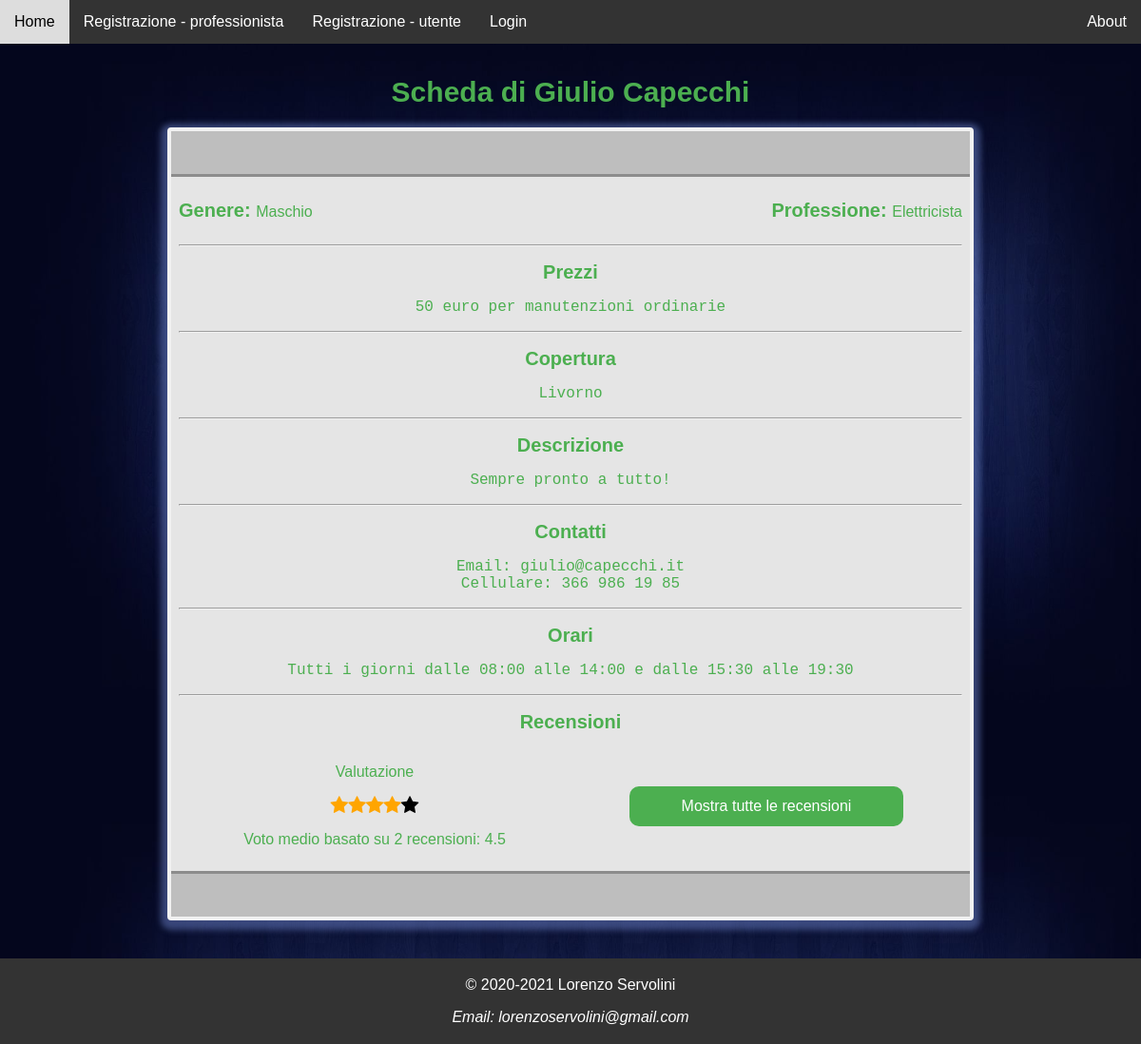
The app's page /php/scheda-personale.php?email=giulio@capecchi.it with its own data.
### tables this page shows
CREATE TABLE IF NOT EXISTS `professionista` (
  `Email` varchar(50) NOT NULL,
  `Password` char(60) NOT NULL,
  `Genere` char(1) NOT NULL,
  `Nome` varchar(20) NOT NULL,
  `Cognome` varchar(15) NOT NULL,
  `Professione` varchar(20) NOT NULL,
  `Prezzi` varchar(130) DEFAULT NULL,
  `Copertura` varchar(1000) NOT NULL,
  `Descrizione` varchar(200) DEFAULT NULL,
  `Contatti` varchar(100) DEFAULT NULL,
  `Orari` varchar(300) DEFAULT NULL,
  `CondivisioneStorico` tinyint(1) NOT NULL COMMENT 'True (=1) se il professionista ha accettato di condividere lo storico degli interventi con tutti gli altri professionisti'
);

### php/assets/database-manager.php (called while the page is built, shortened)
<?php
class DatabaseManager {
    private $host = "127.0.0.1";
    private $user = "root";
    private $password = "";
    private $database = "subitoprofessionista";
    private $connection = null;
    public function isOpened(){
        return ($this->connection !== NULL);
    }
    private function openConnection(){
        if(!$this->isOpened()){
            $this->connection = mysqli_connect($this->host, $this->user, $this->password, $this->database)
            or die ("Connessione al database fallita: (" .  mysqli_connect_errno() . ") " . mysqli_connect_error());
        }
    }
    public function closeConnection(){
        if($this->isOpened()){
            $this->connection = null;
        }
    }
    public function prepared_query($query, $params) {
        $stmt = $this->connection->prepare($query);
        $values = array();
        $types = '';
        foreach($params as $type => &$value) {
            if(is_array($value)) {
                foreach($value as &$param) {
                    $values[] = &$param;
                    $types .= $type;
                }
            } else {
                $values[] = &$value;
                $types .= $type;
            }
        }
        if (call_user_func_array(array($stmt, 'bind_param'), array_merge(array($types), $values)) === FALSE)
            die("bind_param() fallita: (" . $stmt->errno . ") " . $stmt->error);
        if (!$stmt->execute())
            die("execute() fallita: (" . $stmt->errno . ") " . $stmt->error);
        return $stmt;
    }
    public function getResult($stmt) {
        $result = $stmt->get_result() or die("get_result() fallita: (" . $stmt->errno . ") " . $stmt->error);
        return $result;
    }
    public function fetch($result, $column = '', $type = '') {
        if($column !== '') {
            switch($type) {
                default:
                    $out_value = $result->fetch_assoc()[$column];
                    break;
            }
        }
        else {
            switch($type) {
                default:
                    $out_value = $result->fetch_assoc();
                    break;
            }
        }
        return $out_value;
    }
    public function isUser($email) {
        $sql = "SELECT EXISTS(SELECT 1 FROM utente WHERE Email = ?) AS found_user";
        $stmt = $this->prepared_query($sql, array('s' => $email));
        $result = $this->getResult($stmt);
        return (bool) $this->fetch($result, 'found_user');
    }
    public function getProfessionalInfo($email, $info) {
        $sql = "SELECT {$info} FROM professionista WHERE Email = ?";
        $stmt = $this->prepared_query($sql, array('s' => $email));
        $result = $this->getResult($stmt);
        $row = $this->fetch($result);
        if($row === null)
            return null;
        else {
            return $row;
        }
    }
}
$database = new DatabaseManager();

### php/assets/sessione-manager.php (called while the page is built, shortened)
<?php
function isLogged() {
    return isset($_SESSION['SB-logged']);
}

### php/scheda-personale.php (the view, shortened to what this page needs)
<?php
    require_once __DIR__ . "/assets/sessione-manager.php";
    require_once __DIR__ . "/assets/database-manager.php";
    global $database;
    $email = $_GET['email'];
    $found_user = $database->isUser($email);
?>
<!DOCTYPE html>
<html lang="it">
<head>
    <link rel="stylesheet" href="https://cdnjs.cloudflare.com/ajax/libs/font-awesome/4.7.0/css/font-awesome.min.css">
    <link rel="stylesheet" type="text/css" href="../css/layout.css">
</head>
<body<?php if($found_user || isset($_GET['interventi'])) echo ' onload="addFilterHandlers();"'; ?>>
    <nav>
        <ul>
            <li><a href="../index.php">Home</a></li>
            <?php
                if(isLogged()) {
                    echo '<li><a' . (getLoginEmail() === $email ? ' class="active"' : '');
                    echo ' href="scheda-personale.php?email=' . getLoginEmail() . '">Scheda personale</a></li>';
                    echo '<li class="right"><a href="logout.php">Logout</a></li>';
                }
                else {
                    echo '<li><a href="registra-professionista/registrazione.php">Registrazione - professionista</a></li>';
                    echo '<li><a href="registra-utente/registrazione.php">Registrazione - utente</a></li>';
                    echo '<li><a href="login/login.php">Login</a></li>';
                }
            ?>
            <li class="right"><a href="manuale.php">About</a></li>
        </ul>
    </nav>
    <div class="page-container">
        <?php
            if($found_user || isset($_GET['interventi']))
                buildInterventionsPanel();
            else
                buildProfessionalCard();
            $database->closeConnection();
        ?>
    </div>
</body>
</html>
<?php
function buildProfessionalCard() {
    global $database, $email;
    $info = 'Genere, Nome, Cognome, Professione, Prezzi, Copertura, Descrizione, Contatti, Orari';
    $row = $database->getProfessionalInfo($email, $info);
    $nominativo = $row['Nome'] . ' ' . $row['Cognome'];
    $genere = $row['Genere'] === 'M' ? 'Maschio' : ($row['Genere'] === 'F' ? 'Femmina' : 'Non specificato');
    $professione = $row['Professione'];
    $prezzi = ($row['Prezzi'] === null ? '//' : $row['Prezzi']);
    $copertura = str_replace(',', ', ', $row['Copertura']);
    $descrizione = ($row['Descrizione'] === null ? '//' : $row['Descrizione']);
    $contatti = ($row['Contatti'] === null ? '//' : $row['Contatti']);
    $orari = ($row['Orari'] === null ? '//' : $row['Orari']);
    echo '<h1>Scheda di ' . $nominativo . '</h1>';
    echo '<div id="scheda-professionista" class="pannello">';
    echo '<div>';
    echo '<div class="riga">';
    echo '<p class="colonna"><b>Genere: </b>' . $genere . '</p>';
    echo '<p class="colonna"><b>Professione: </b>' . $professione . '</p>';
    echo '</div>';
    echo '<hr>';
    echo '<p><b>Prezzi</b></p>';
    echo '<pre>' . $prezzi . '</pre>';
    echo '<hr>';
    echo '<p><b>Copertura</b></p>';
    echo '<pre>' . $copertura . '</pre>';
    echo '<hr>';
    echo '<p><b>Descrizione</b></p>';
    echo '<pre>' . $descrizione . '</pre>';
    echo '<hr>';
    echo '<p><b>Contatti</b></p>';
    echo '<pre>' . $contatti . '</pre>';
    echo '<hr>';
    echo '<p><b>Orari</b></p>';
    echo '<pre>' . $orari . '</pre>';
    echo '<hr>';
    echo '<p><b>Recensioni</b></p>';
    echo '<div id="recensioni">';
    echo '<div id="votazione"><p>Valutazione</p>';
    $stmt = $database->prepared_query("SELECT AVG(Stelle) AS media FROM recensione WHERE Target = ?", array('s' => $email));
    $result = $database->getResult($stmt);
    $media = round($database->fetch($result, 'media'), 1);
    $stmt = $database->prepared_query("SELECT COUNT(*) AS totale FROM recensione WHERE Target = ?", array('s' => $email));
    $result = $database->getResult($stmt);
    $numRecensioni = $database->fetch($result, 'totale');
    $floor_media = floor($media);
    for ($i = 1; $i <= 5; $i++) {
        if($i <= $floor_media)
            echo '<span class="fa fa-star checked"></span>';
        else
            echo '<span class="fa fa-star"></span>';
    }
    if($numRecensioni === 0)
        echo "<p>Nessuna recensione presente</p></div>";
    else {
        if($numRecensioni === 1)
            echo "<p>Voto medio basato su {$numRecensioni} recensione: {$media}</p></div>";
        else
            echo "<p>Voto medio basato su {$numRecensioni} recensioni: {$media}</p></div>";
    }
    $existReviews = $numRecensioni !== 0;
    $numInterventi = 0;
    $canReview = isLogged() && getLoginEmail() !== $email && $numInterventi > 0;
    $existButtons = $existReviews || $canReview;
    if($existButtons)
        echo '<div>';
    if($existReviews)
    {
        echo '<div id="lista-recensioni" title="Lista di tutte le recensioni a nome del professionista">';
        echo '<a href="lista-recensioni.php?email=' . $email . '">Mostra tutte le recensioni</a>';
        echo '</div>';
    }
    if($existButtons)
        echo '</div>';
    echo '</div></div></div>';
}
?>

### css/layout.css (style rules this page uses)
body { display: flex; flex-direction: column; word-wrap: break-word; margin: 0; background-color: lightskyblue; background-image: url('../img/background.jpg'); background-repeat: repeat-y; background-size: cover; font-family: Verdana, Helvetica, sans-serif; font-size: 16px; height: 100vh; }
.page-container { margin-top: 60px; color: #4caf50; }
h1 { text-align: center; font-size: 30px; }
hr { border: 1px inset #f1f1f1; }
a { text-decoration: none; outline: none; color: inherit; }
footer { color: white; background-color: #333333; margin: auto 0 0 0; padding: 3px; font-size: inherit; font-family: inherit; text-align: center; }
.riga::after { content: ""; display: table; clear: both; }
.colonna { width: 50%; float: left; }
.pannello { border: 4px solid #f1f1f1; width: 70%; margin: 0 auto 40px auto; background-color: #bebebe; border-radius: 4px; box-shadow: 0 3px 6px 7px rgba(106, 127, 200, 0.5); }
nav ul { background-color: #333333; list-style-type: none; margin: 0; padding: 0; overflow: hidden; position: fixed; top: 0; width: 100%; }
nav ul li { float: left; }
nav ul li.right { float: right; }
nav ul li a { display: block; color: white; text-align: center; padding: 14px 15px; font-size: inherit; font-family: inherit; transition: color 0.7s, background-color 0.7s; }
#scheda-professionista > div { padding: 8px 8px; border-top: 3px solid #8c8c8c; border-bottom: 3px solid #8c8c8c; margin: 45px 0; background-color: #e5e5e5; font-family: inherit; font-size: inherit; }
#scheda-professionista > div > .riga > p:nth-of-type(2) { text-align: right; }
#scheda-professionista > div > p { text-align: center; }
#scheda-professionista > div p > b { font-size: 20px; }
#scheda-professionista > div pre { text-align: center; margin-top: 5px; white-space: pre-wrap; }
#scheda-professionista #recensioni { display: flex; flex-direction: row; flex-wrap: wrap; justify-content: space-around; align-items: center; margin: 0 auto; }
#scheda-professionista #recensioni > #votazione { width: 50%; text-align: center; }
#scheda-professionista #recensioni > #votazione .fa-star { font-size: 20px; }
#scheda-professionista #recensioni > #votazione .fa-star.checked { color: orange; }
#scheda-professionista #recensioni > #votazione .fa-star:not(.checked) { color: black; }
#scheda-professionista #recensioni div:nth-of-type(2) { margin: 0 auto; width: 35%; }
#scheda-professionista #recensioni #nuova-recensione, #scheda-professionista #recensioni #lista-recensioni { text-align: center; font-size: inherit; font-family: inherit; border-radius: 10px; background-color: #4caf50; color: white; margin: 12px auto; width: 100%; transition: background-color 0.5s; }
#scheda-professionista #recensioni #nuova-recensione > a, #scheda-professionista #recensioni #lista-recensioni > a { display: block; padding: 12px 0; margin: 0; font-family: inherit; font-size: inherit; }

### records on screen
professionista: nominativo "Giulio Capecchi", Genere "Maschio", Professione "Elettricista", Prezzi "50 euro per manutenzioni ordinarie", Copertura "Livorno", Descrizione "Sempre pronto a tutto!", Contatti "Email: giulio@capecchi.it Cellulare: 366 986 19 85", Orari "Tutti i giorni dalle 08:00 alle 14:00 e dalle 15:30 alle 19:30"

### other values on screen
$numRecensioni "2"
$media "4.5"
